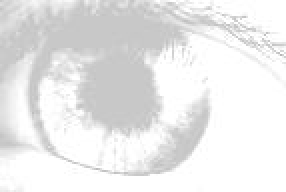
#> input picture Images/eye2.jpg, 143 x 96 px, found by its file name (shown 2 times larger)
$ python contrast_stretching.py   (older library calls are emulated)
#> lines starting #> are read from the running program, lines starting #| are printed output that depends on the picture
# -*- coding: utf-8 -*-
import cv2
import numpy as np

# read image
path="C:/Users/Danish/Desktop/DIVP/Images/eye2.jpg"
img = cv2.imread(path, 0)
#> img is the input picture: shape (96, 143); min 182, max 255, mean 233.8

# normalize float versions
norm_img1 = cv2.normalize(img, None, alpha=0, beta=1, norm_type=cv2.NORM_MINMAX, dtype=cv2.CV_32F)
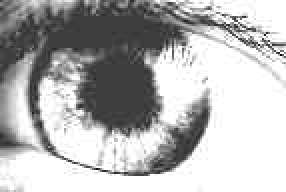
#> norm_img1: shape (96, 143) float32 (shown 2 times larger); min -4.47e-08, max 1, mean 0.709; drawn with min black and max white
norm_img2 = cv2.normalize(img, None, alpha=0, beta=1.2, norm_type=cv2.NORM_MINMAX, dtype=cv2.CV_32F)

# scale to uint8
norm_img1 = (255*norm_img1).astype(np.uint8)
norm_img2 = np.clip(norm_img2, 0, 1)
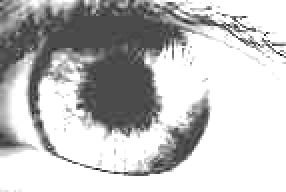
#> norm_img2: shape (96, 143) float32 (shown 2 times larger); min 0, max 1, mean 0.758
norm_img2 = (255*norm_img2).astype(np.uint8)

# display input and both output images
cv2.imshow('original',img)
cv2.imshow('normalized1',norm_img1)
cv2.imshow('normalized2',norm_img2)
cv2.waitKey(0)
cv2.destroyAllWindows(30000)
